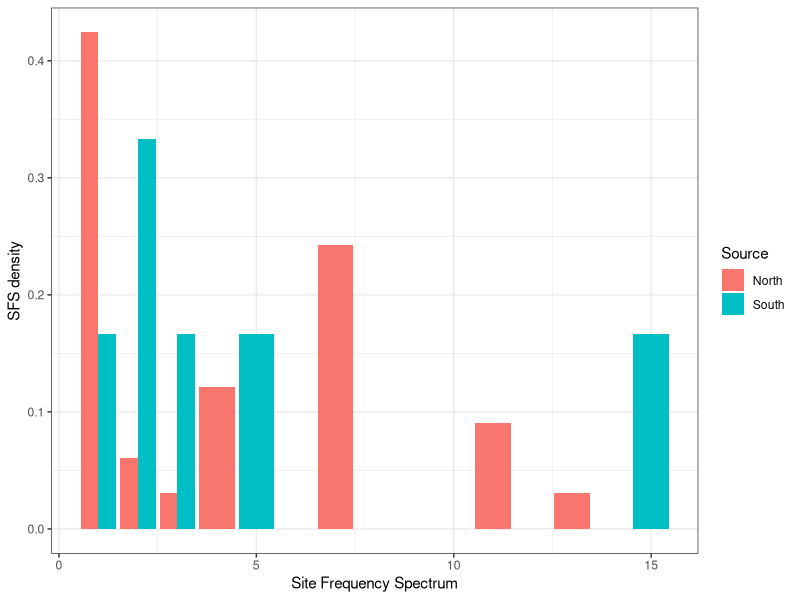
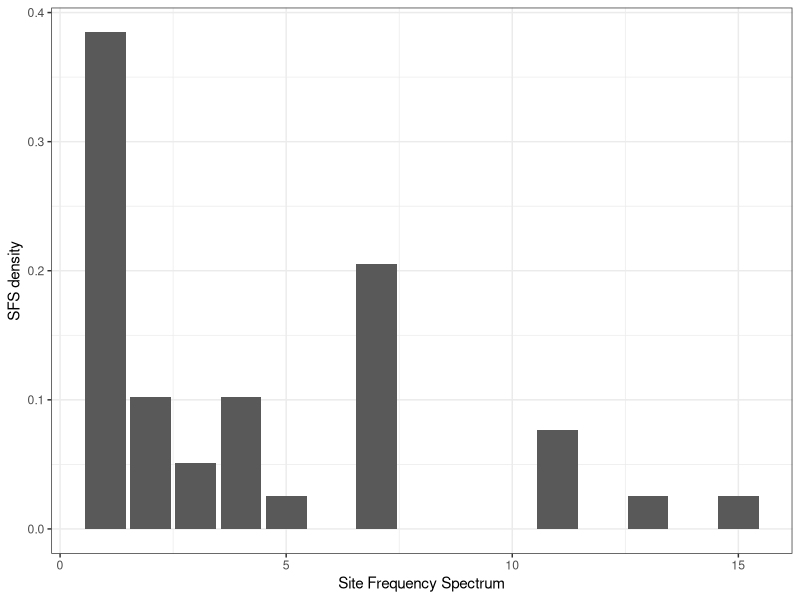

Reproduce these figures in R, in order.
#!/bin/env R

# Author: PokMan Ho pok.ho19@imperial.ac.uk
# Script: coalescence.R
# Desc: classwork program based on killer whale data files
# Input: Rscript coalescence.R
# Output: R terminal output
# Arguments: 0
# Date: Nov 2019

## Hypothesis: Population sizes of Northern and Southern Atlantic killer whales different

## lib
library(ggplot2)

## raw
a.N<-read.csv("../Data/killer_whale_North.csv", header = F)
a.S<-read.csv("../Data/killer_whale_South.csv", header = F)
sn<-dim(a.N)[2]

## get SNP
a.0<-c();for(i in 1:dim(a.N)[2]){if(length(unique(a.N[,i]))>1){a.0<-c(a.0,i)}};rm(i);a.N<-a.N[,a.0];rm(a.0)
a.0<-c();for(i in 1:dim(a.S)[2]){if(length(unique(a.S[,i]))>1){a.0<-c(a.0,i)}};rm(i);a.S<-a.S[,a.0];rm(a.0)

## result df
res<-as.data.frame(matrix(nrow = 4, ncol = 0))
res$source<-c(rep("a.N",2),rep("a.S",2))
res$func<-c("Watterson","Tajima")
## Watterson's estimator
wat<-function(df){
  S=dim(df)[2]
  n=dim(df)[1]
  a<-rep(NA,(n-1))
  for(i in 1:(n-1)){a[i]<-1/i};rm(i)
  a<-sum(a)
  return(S/a)
}

## Tajima's estimator
taj<-function(df){
  n=dim(df)[1]
  a=rep(NA,(n-1)^2)
  for(i in 1:(n-1)){
    for(j in (i+1):n){
      ij<-0
      for(p in 1:dim(df)[2]){
        if(isTRUE(df[i,p]!=df[j,p])){ij<-ij+1}
      };rm(p)
      a<-c(a,ij)
    };rm(j)
  };rm(i)
  return(sum(a, na.rm = T)*2/(n*(n-1)))
}

res$est<-c(wat(a.N), taj(a.N), wat(a.S), taj(a.S))

## total substitution
theta<-4*dim(a.N)[1]*1e-8*sn

## effective popn size
res$effective<-res$est/(4*sn*1e-8)

{## site frequency spectrum flattens (from lower freq side, exp-dist -> flat) when popultion drops
  res.p<-as.data.frame(matrix(nrow = (dim(a.N)[2]+dim(a.S)[2]), ncol = 1))[,-1]
  res.p$source<-c(rep("a.N",dim(a.N)[2]),rep("a.S",dim(a.S)[2]))
  for(i in 1:dim(a.N)[2]){res.p[i,2]<-sum(a.N[,i])};rm(i)
  for(i in 1:dim(a.S)[2]){res.p[(i+dim(a.N)[2]),2]<-sum(a.S[,i])};rm(i)
  a.N.count<-table(res.p[which(res.p$source=="a.N"),2])
  a.N.count<-data.frame("s"=names(a.N.count),"d"=unname(a.N.count)/sum(unname(a.N.count)))[,-2]
  a.N.count$t<-"a.N"
  a.S.count<-table(res.p[which(res.p$source=="a.S"),2])
  a.S.count<-data.frame("s"=names(a.S.count),"d"=unname(a.S.count)/sum(unname(a.S.count)))[,-2]
  a.S.count$t<-"a.S"
  
  a.NS<-rbind(a.N.count, a.S.count);rm(a.N.count, a.S.count)
  a.tot<-table(res.p[,2])
  a.tot<-data.frame("s"=names(a.tot),"d"=unname(a.tot)/sum(unname(a.tot)))[,-2]
}

pdf("../results/coalescence_01.pdf")
ggplot()+theme_bw()+
  xlab("Site Frequency Spectrum")+ylab("SFS density")+
  scale_fill_discrete(name="Source", label=c("North", "South"))+
  geom_col(aes(x=as.numeric(as.character(a.NS$s)), y=as.numeric(a.NS$d.Freq), fill=a.NS$t), position="dodge") ## <https://stackoverflow.com/questions/38101512/the-same-width-of-the-bars-in-geom-barposition-dodge>
dev.off()

pdf("../results/coalescence_02.pdf")
ggplot()+theme_bw()+
  xlab("Site Frequency Spectrum")+ylab("SFS density")+
  geom_col(aes(x=as.numeric(as.character(a.tot$s)), y=as.numeric(a.tot$d.Freq)))
dev.off()
